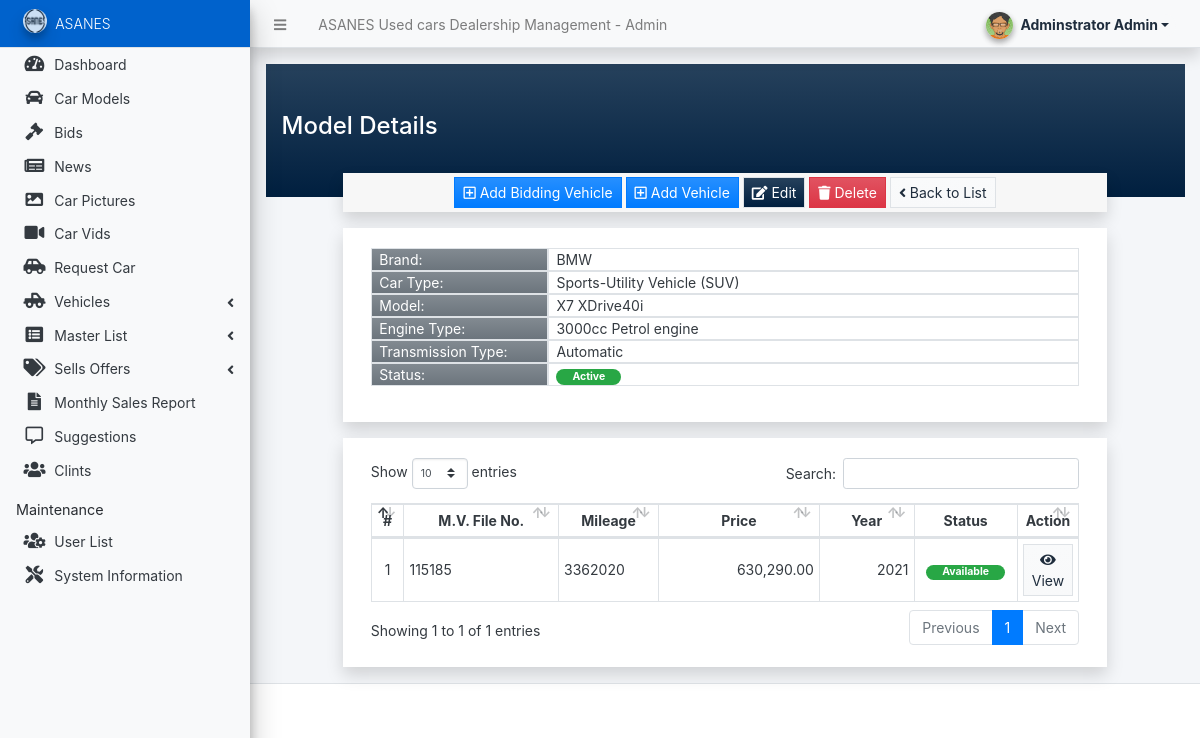
Page /admin/?page=models/view_model&id=9 (signed in) on the committed database.
### tables this page shows
CREATE TABLE `vehicle_list` (
  `id` int(30) NOT NULL,
  `model_id` int(30) NOT NULL,
  `mv_number` text NOT NULL,
  `plate_number` text NOT NULL,
  `variant` text NOT NULL,
  `mileage` varchar(20) NOT NULL,
  `engine_number` varchar(100) NOT NULL,
  `chasis_number` varchar(100) NOT NULL,
  `price` float(12,2) NOT NULL DEFAULT 0.00,
  `Year` int(4) NOT NULL,
  `Description` varchar(700) NOT NULL,
  `Technologies` varchar(500) DEFAULT NULL,
  `Cylinder` varchar(50) NOT NULL,
  `Pic` varchar(100) NOT NULL,
  `status` tinyint(1) NOT NULL DEFAULT 0 COMMENT '0 = Available,\r\n1=Sold',
  `delete_flag` tinyint(1) NOT NULL DEFAULT 0,
  `date_created` datetime NOT NULL DEFAULT current_timestamp(),
  `date_updated` datetime NOT NULL DEFAULT current_timestamp() ON UPDATE current_timestamp()
);

### config.php (called while the page is built, shortened)
<?php
function format_num($number = '' , $decimal = ''){
    if(is_numeric($number)){
        $ex = explode(".",$number);
        $decLen = isset($ex[1]) ? strlen($ex[1]) : 0;
        if(is_numeric($decimal)){
            return number_format($number,$decimal);
        }else{
            return number_format($number,$decLen);
        }
    }else{
        return "Invalid Input";
    }
}
?>

### admin/models/view_model.php (the view, shortened to what this page needs)
<div class="content py-5 px-3 bg-gradient-navy">
	<h4 class="font-wight-bolder">Model Details</h4>
</div>
<div class="row mt-n4 align-items-center justify-content-center flex-column">
	<div class="col-lg-10 col-md-11 col-sm-12 col-xs-12">
		<div class="card rounded-0 shadow">
			<div class="card-footer py-1 text-center">
				<a href="./?page=models/BiddingCars"><button class="btn btn-flat btn-sm btn-primary bg-gradient-primary" href="./?page=models/BiddingCars.php" type="button" id="add_Biddingvehicle"><i class="far fa-plus-square"></i> Add Bidding Vehicle</button></a>
				<button class="btn btn-flat btn-sm btn-primary bg-gradient-primary" type="button" id="add_vehicle"><i class="far fa-plus-square"></i> Add Vehicle</button>
				<a class="btn btn-flat btn-sm btn-navy bg-gradient-navy border" href="./?page=models/manage_model&id=<?= isset($id) ? $id : '' ?>"><i class="fa fa-edit"></i> Edit</a>
				<button class="btn btn-flat btn-sm btn-danger bg-gradient-danger" type="button" id="delete_model"><i class="fa fa-trash"></i> Delete</button>
				<a class="btn btn-flat btn-sm btn-light bg-gradient-light border" href="./?page=models"><i class="fa fa-angle-left"></i> Back to List</a>
			</div>
		</div>
		<div class="card rounded-0 shadow">
			<div class="card-body">
				<div class="container-fluid">
					<div class="d-flex w-100">
						<div class="col-3 mb-0 border bg-gradient-secondary">Brand:</div>
						<div class="col-9 mb-0 border"><?= isset($brand) ? $brand : '' ?></div>
					</div>
					<div class="d-flex w-100">
						<div class="col-3 mb-0 border bg-gradient-secondary">Car Type:</div>
						<div class="col-9 mb-0 border"><?= isset($car_type) ? $car_type : '' ?></div>
					</div>
					<div class="d-flex w-100">
						<div class="col-3 mb-0 border bg-gradient-secondary">Model:</div>
						<div class="col-9 mb-0 border"><?= isset($model) ? $model : '' ?></div>
					</div>
					<div class="d-flex w-100">
						<div class="col-3 mb-0 border bg-gradient-secondary">Engine Type:</div>
						<div class="col-9 mb-0 border"><?= isset($engine_type) ? $engine_type : '' ?></div>
					</div>
					<div class="d-flex w-100">
						<div class="col-3 mb-0 border bg-gradient-secondary">Transmission Type:</div>
						<div class="col-9 mb-0 border"><?= isset($transmission_type) ? $transmission_type : '' ?></div>
					</div>
					<div class="d-flex w-100 mb-3">
						<div class="col-3 mb-0 border bg-gradient-secondary">Status:</div>
						<div class="col-9 mb-0 border">
							<td class="text-center">
                                <?php if(isset($status)): ?>
									<?php if($status == 1): ?>
										<span class="badge badge-success px-3 rounded-pill">Active</span>
									<?php else: ?>
										<span class="badge badge-danger px-3 rounded-pill">Inactive</span>
									<?php endif; ?>
                                <?php else: ?>
										<span class="badge badge-light border px-3 rounded-pill">N/A</span>
                                <?php endif; ?>
                            </td>
						</div>
					</div>
				</div>
			</div>
		</div>
		<div class="card rounded-0 shadow">
			<div class="card-body">
				<div class="container-fluid">
					<table class="table table-stripped table-bordered" id="vehicle-list">
						<colgroup>
							<col width="5%">
							<col width="25%">
							<col width="15%">
							<col width="25%">
							<col width="15%">
							<col width="15%">
						</colgroup>
						<thead>
							<th class="p-1 text-center">#</th>
							<th class="p-1 text-center">M.V. File No.</th>
							<th class="p-1 text-center">Mileage</th>
							<th class="p-1 text-center">Price</th>
							<th class="p-1 text-center">Year</th>
							<th class="p-1 text-center">Status</th>
							<th class="p-1 text-center">Action</th>
						</thead>
						<tbody>
							<?php if(isset($id)): ?>
							<?php
							$i = 1;
							$vehicles = $conn->query("SELECT * FROM `vehicle_list` where model_id = '{$id}' and delete_flag = 0 order by abs(unix_timestamp(date_created)) asc");
							while($row = $vehicles->fetch_assoc()):
							?>
							<tr>
								<td class="p-1 align-middle text-center"><?= $i++ ?></td>
								<td class="p-1 align-middle"><?= $row['mv_number'] ?></td>
								<td class="p-1 align-middle"><?= $row['mileage'] ?></td>
								<td class="p-1 align-middle text-right"><?= format_num($row['price'], 2) ?></td>
								<td class="p-1 align-middle text-right"><?= $row['Year'] ?></td>
								<td class="p-1 align-middle text-center">
									<?php if($row['status'] == 0): ?>
										<span class="badge badge-success px-3 rounded-pill">Available</span>
									<?php else: ?>
										<span class="badge badge-danger px-3 rounded-pill">Sold</span>
									<?php endif; ?>
								</td>
								<td class="p-1 align-middle text-center">
									<button class="btn btn-flat btn-light bg-gradient-light btn-sm border view_vehicle" data-id="<?= $row['id'] ?>" type="button"><i class="fa fa-eye"></i> View</button>
								</td>
							</tr>
							<?php endwhile; ?>
							<?php endif; ?>
						</tbody>
					</table>
				</div>
			</div>
		</div>
	</div>
</div>

### rows in the picture
vehicle_list: mv_number "115185", mileage "3362020", price "630,290.00", Year "2021", status "Available"

### other values in the picture
$_settings->info('name') "ASANES Used cars Dealership Management"
$_settings->userdata('firstname').' '.$_settings->userdata('lastname') "Adminstrator Admin"
$_settings->info('short_name') "ASANES"
$brand "BMW"
$car_type "Sports-Utility Vehicle (SUV)"
$model "X7 XDrive40i"
$engine_type "3000cc Petrol engine"
$transmission_type "Automatic"
